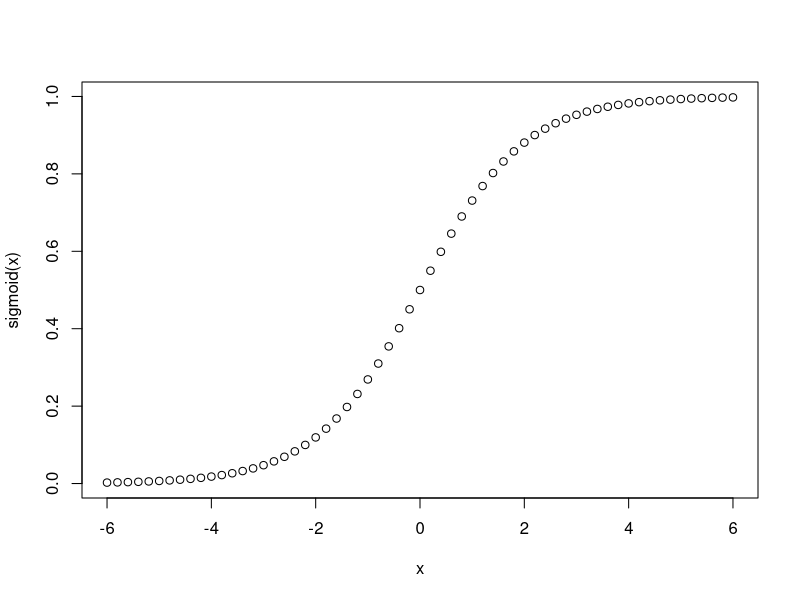
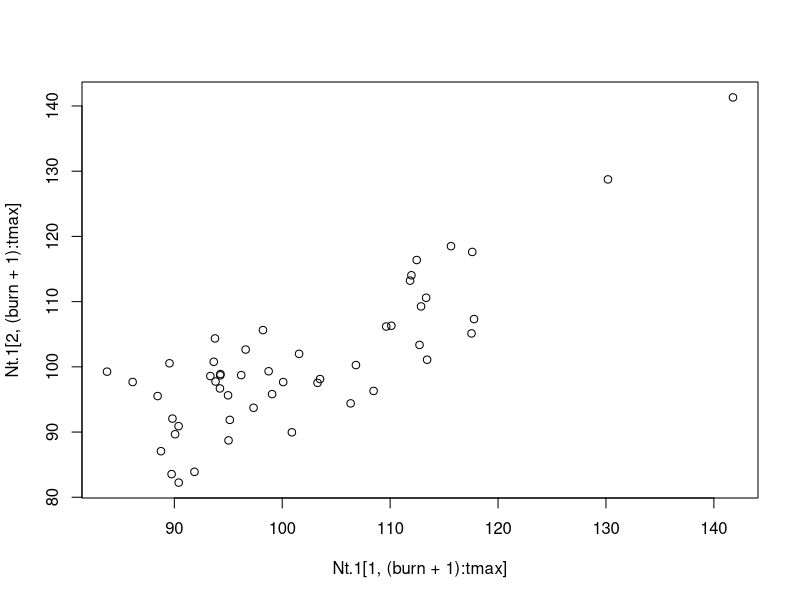
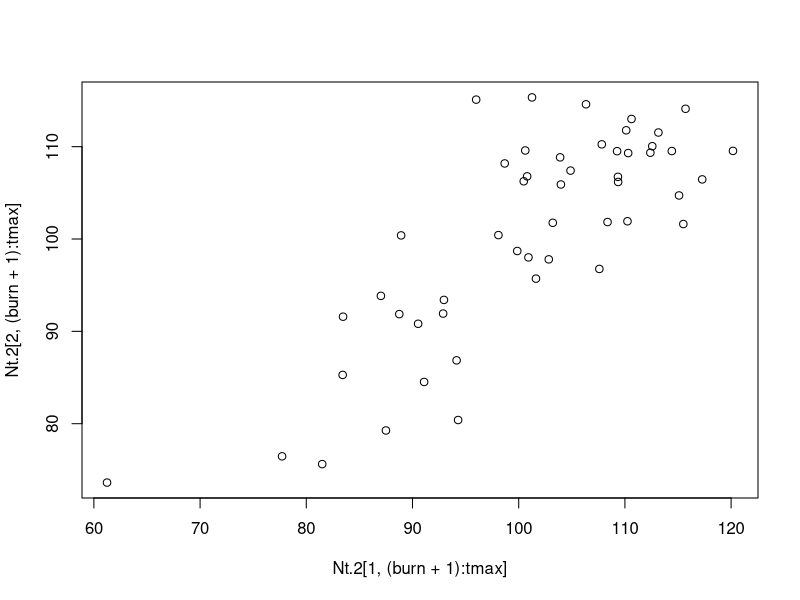
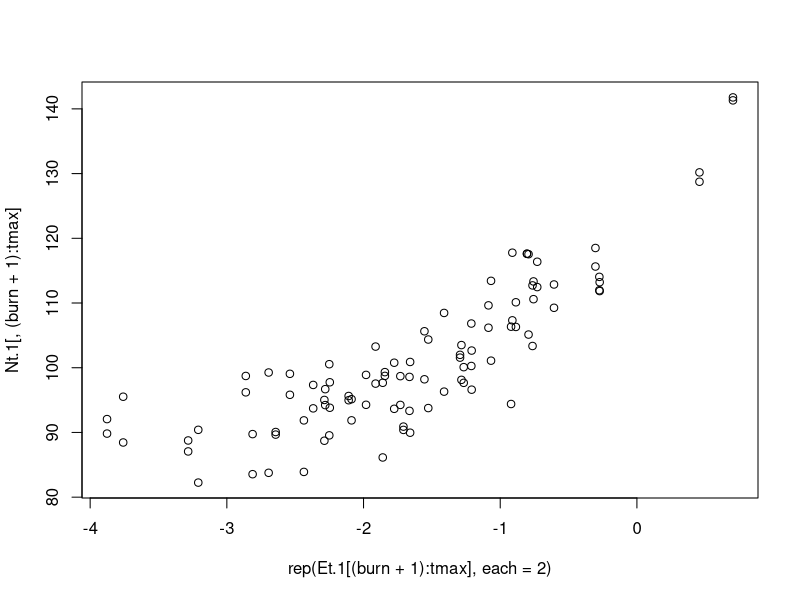
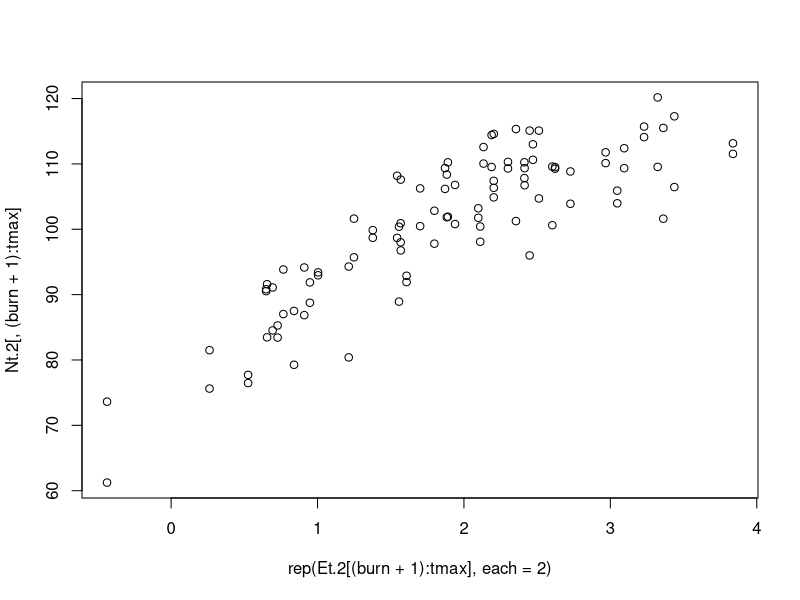
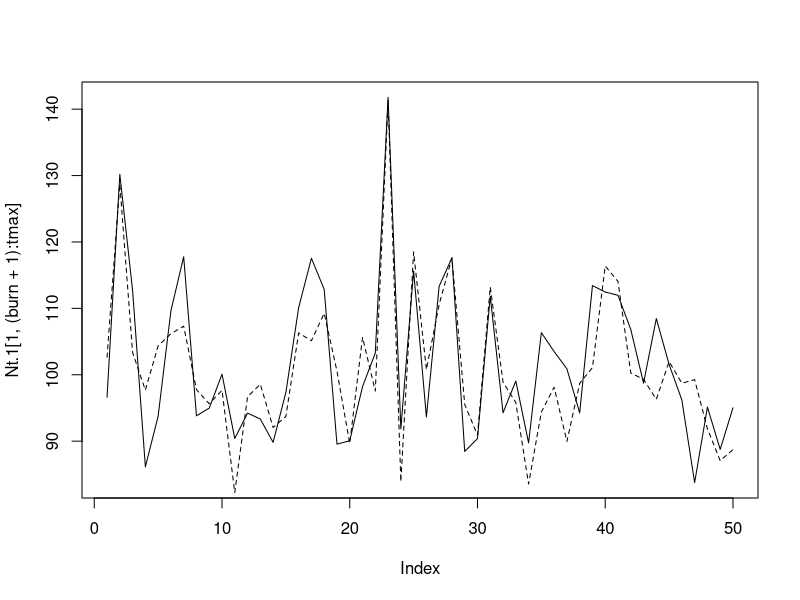
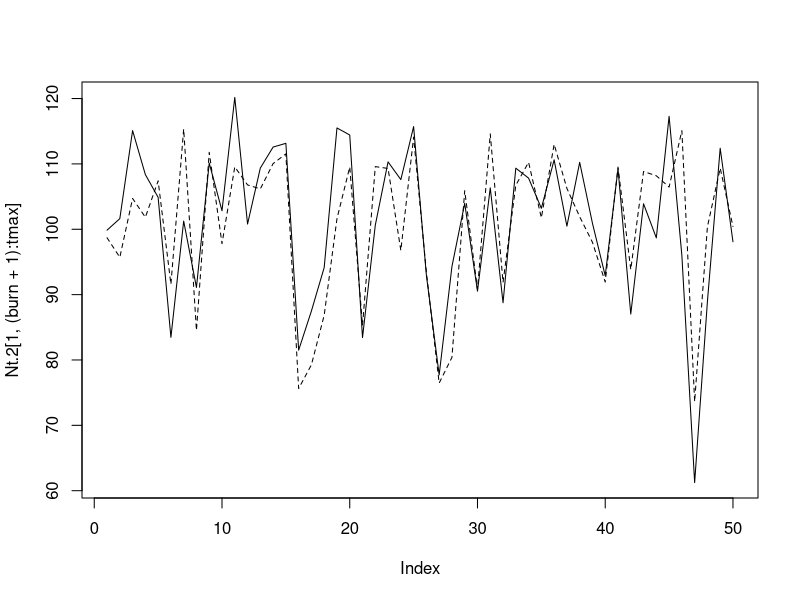

Source code (R) for these figures, in order:
## theoretical example for kelp manuscript

rm(list=ls())

burn = 100
tmax = burn+50
sd.reg = 1
mu.reg1 = -2 # mean of regional driver for location 1
mu.reg2 = 2 # mean of regional driver for location 2
sd.loc = 0.1 # sd of local driver (mean = 0)
n.each = 2
r = 0.9
K = 100

set.seed(19)

#sigmoid function acts as filter on environmental noises
sigmoid <- function(x) {
  return(1/(1+exp(-x)))
}

x = seq(-6,6,0.2)
plot(x, sigmoid(x))

#simple ricker population growth
ricker <- function(N, r, K){ 
  return(N*exp(r*(1-(N/K))))
}

#set a time series to have mean zero and specified sd
rescale <- function(x, newsd){
  y <- x-mean(x)
  y <- y/(sd(x)/newsd)
  return(y)
}




Nt.1 <- matrix(NA, nrow=n.each, ncol=tmax)
Nt.2 <- Nt.1

Et.1 <- rnorm(tmax, mean=mu.reg1, sd=sd.reg)
Et.2 <- rnorm(tmax, mean=mu.reg2, sd=sd.reg)

Nt.1[,1] <- rnorm(n.each, mean = K, sd = K/10)
Nt.2[,1] <- rnorm(n.each, mean = K, sd = K/10)


for(tt in 2:tmax){
  
  Nt.1[,tt] <- ricker(Nt.1[,tt-1], r, K) + rescale(sigmoid(Et.1), K/10)[tt] + rnorm(n.each, sd=K/20)
  Nt.2[,tt] <- ricker(Nt.2[,tt-1], r, K) + rescale(sigmoid(Et.2), K/10)[tt] + rnorm(n.each, sd=K/20)
  
}

plot(Nt.1[1,(burn+1):tmax], Nt.1[2,(burn+1):tmax])
plot(Nt.2[1,(burn+1):tmax], Nt.2[2,(burn+1):tmax])


plot(rep(Et.1[(burn+1):tmax], each=2), Nt.1[,(burn+1):tmax])
plot(rep(Et.2[(burn+1):tmax], each=2), Nt.2[,(burn+1):tmax])


plot(Nt.1[1, (burn+1):tmax], type="l")
lines(Nt.1[2,(burn+1):tmax], lty=2)


plot(Nt.2[1, (burn+1):tmax], type="l")
lines(Nt.2[2,(burn+1):tmax], lty=2)
